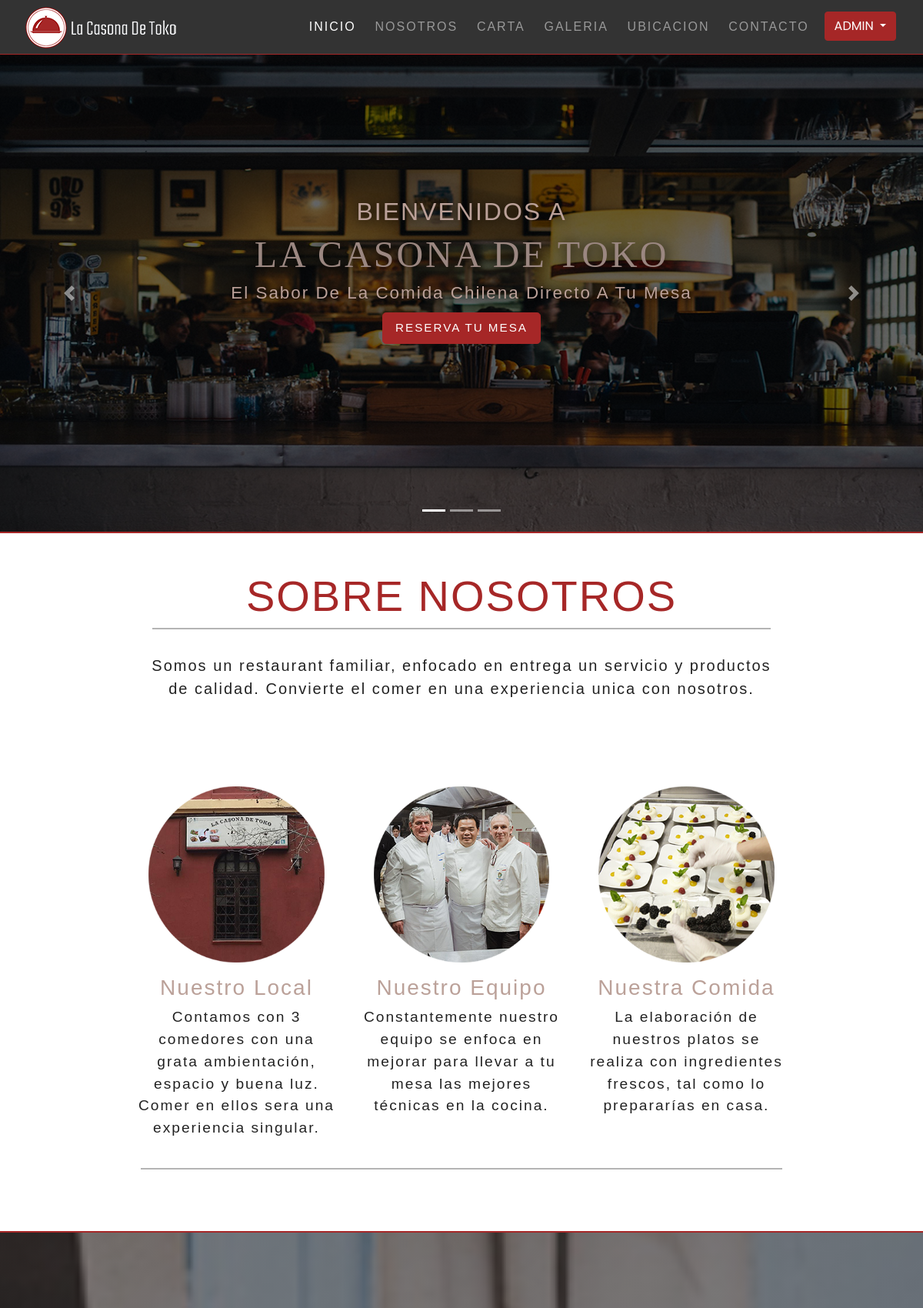
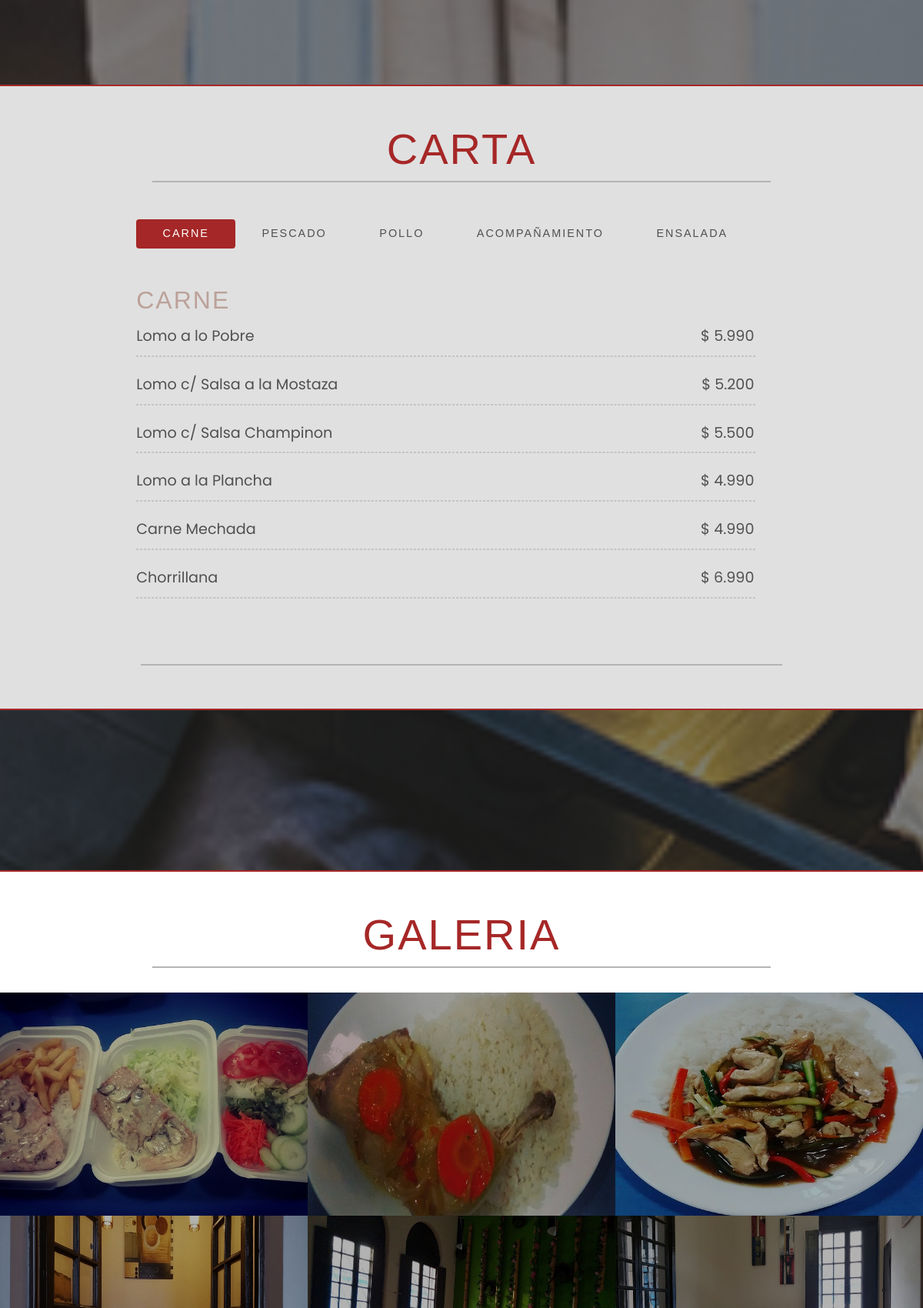
The app's page / (signed in, upper part) with its own data (2 pictures, top to bottom).
### home/models.py (models this page shows, shortened)
class Nosotros(models.Model):
    descripcion = models.TextField()
    class Meta:
        verbose_name = 'Nosotros'
        verbose_name_plural = 'Nosotros'

class Contenido(models.Model):
    titulo = models.CharField(max_length=50)
    imagen = models.ImageField(upload_to='nosotros/')
    descripcion = models.TextField()
    class Meta:
        verbose_name = 'Contenido'
        verbose_name_plural = 'Contenido'
        ordering = ["-titulo"]

class TipoPlato(models.Model):
    nombre = models.CharField(max_length=50, verbose_name='Tipo de Plato')
    class Meta:
        verbose_name = 'Tipo de Plato'
        verbose_name_plural = 'Tipos de Plato'
    def __str__(self):
        return self.nombre

class Plato(models.Model):
    nombre = models.CharField(max_length=50, verbose_name='Nombre del Plato')
    precio = models.IntegerField(default=0, verbose_name='Precio')
    tipo_plato = models.ForeignKey(
        'TipoPlato', on_delete=models.SET_NULL, null=True, verbose_name='Tipo de Plato')
    class Meta:
        verbose_name = 'Plato'
        verbose_name_plural = 'Platos'
        ordering = ["tipo_plato"]

class Galeria(models.Model):
    titulo = models.CharField(max_length=50)
    imagen = models.ImageField(upload_to='galeria/')
    class Meta:
        verbose_name = 'Galeria'
        verbose_name_plural = 'Galeria'
        ordering = ["-titulo"]

### home/views.py (the view)
# urls.py: path('', views.home, name='home'),
def home(request):
    nosotros = Nosotros.objects.all()
    contenido = Contenido.objects.all()
    plato = Plato.objects.all()
    tipo_plato = TipoPlato.objects.all()
    galeria = Galeria.objects.all()
    context = {
        'nosotros': nosotros,
        'contenido': contenido,
        'plato': plato,
        'tipo_plato': tipo_plato,
        'galeria': galeria,
    }
    return render(request, 'home/index.html', context)

### home/templates/home/index.html (shortened to what this page needs)
{% extends 'base.html' %}
{% load static %}
{% load humanize %}
{% block content %}
    <div id="carrusel" class="carousel slide carousel-fade" data-rode="carousel">
        <ul class="carousel-indicators">
            <li data-target="#carrusel" data-slide-to="0" class="active"></li>
            <li data-target="#carrusel" data-slide-to="1"></li>
            <li data-target="#carrusel" data-slide-to="2"></li>
        </ul>
        <div class="carousel-inner">
            <div class="carousel-item active">
                <img class="img1" src="{% static 'img/carrusel/back1.jpg' %}" alt="b1">
                <div class="carousel-caption">
                    <h2 class="display-3">Bienvenidos A</h2>
                    <h1 class="display-1">La Casona De Toko</h1>
                    <h3>El Sabor De La Comida Chilena Directo A Tu Mesa</h3>
                    <a href="{% url 'reservacion:reserva_mesa' %}" class="btn btn-danger btn-lg">Reserva Tu Mesa</a>
                </div>
            </div>
        </div>
        <a class="carousel-control-prev" href="#carrusel" role="button" data-slide="prev">
            <span class="carousel-control-prev-icon" aria-hidden="true"></span>
        </a>
        <a class="carousel-control-next" href="#carrusel" role="button" data-slide="next">
            <span class="carousel-control-next-icon" aria-hidden="true"></span>
        </a>
    </div>
    <section id="nosotros">
        <div class="container-fluid padding">
            <div class="row nosotros text-center">
                <div class="col-12">
                    <h2 class="display-4">Sobre Nosotros</h2>
                    <hr>
                    {% for nosotros in nosotros %}
                    <div class="col-12">
                        <p class="lead">
                            {{nosotros.descripcion}}
                        </p>
                    </div>
                    {% endfor %}
                </div>
            </div>
            <div class="row nosotros text-center padding">
                {% for contenido in contenido %}
                    <div class="col-xs-12 col-sm-6 col-md-4">
                        <img class="img-fluid" src="{{contenido.imagen.url}}" alt="{{contenido.titulo}}">
                        <h3>{{contenido.titulo}}</h3>
                        <p>{{contenido.descripcion}}</p>
                    </div>
                {% endfor %}
                <hr>
            </div>
        </div>
    </section>
    <div id="p1" class="parallax">
    </div>
     <section id="carta">
         <div class="container-fluid padding">
             <div class="row carta text-center">
                 <div class="col-12">
                     <h2 class="display-4">Carta</h2>
                     <hr>
                 </div>
             </div>
             <div class="row carta-content">
                 <div class="col-12">
                     <div class="carta-left">
                         <nav class="nav nav-pills nav-fill mb-3">
                             {% for tipo_plato in tipo_plato %}
                             {% if forloop.first %}
                             <a class="nav-item nav-link active" data-toggle="pill"
                                 href="#{{tipo_plato}}">{{tipo_plato.nombre}}</a>
                             {% else %}
                             <a class="nav-item nav-link" data-toggle="pill"
                                 href="#{{tipo_plato}}">{{tipo_plato.nombre}}</a>
                             {% endif %}
                             {% endfor %}
                         </nav>
                         <div class="tab-content">
                             {% for tipo_plato in tipo_plato %}
                             {% if forloop.first %}
                             <div id="{{tipo_plato}}" class="tab-pane fade show active">
                                 <h3>{{tipo_plato.nombre}}</h3>
                                 {% for plato in plato %}
                                 {% if plato.tipo_plato == tipo_plato %}
                                 <ul>
                                     <li>{{plato.nombre}} <span>$ {{plato.precio|intcomma}}</span>
                                         <hr>
                                     </li>
                                 </ul>
                                 {% endif %}
                                 {% endfor %}
                             </div>
                             {% endif %}
                             {% endfor %}
                         </div>
                     </div>
                 </div>
                 <hr>
             </div>
         </div>
     </section>
    <div id="p2" class="parallax">
    </div>
    <section id="galeria">
        <div class="container-fluid padding">
            <div class="row galeria text-center">
                <div class="col-12">
                    <h2 class="display-4">Galeria</h2>
                    <hr>
                </div>
            </div>
            <div class="gal-cont">
                <div class="row no-padding">
                    {% for galeria in galeria %}
                    <div class="col-sm-4">
                        <div class="gal-img">
                            <a class="lightbox" href="{{ galeria.imagen.url }}"><img src="{{ galeria.imagen.url }}"
                                    alt="{{galeria.titulo}}"></a>
                        </div>
                    </div>
                    {% endfor %}
                </div>
            </div>
        </div>
    </section>
{% endblock content %}

### templates/base.html (shortened to what this page needs)
{% load static %}
<!DOCTYPE html>
<html lang="es">
<head>
    <link rel="stylesheet" href="{% static 'css/bootstrap.min.css' %}">
    <link rel="stylesheet" href="{% static 'css/baguetteBox.min.css' %}">
    <link rel="stylesheet" href="{% static 'css/style.css' %}">
    <link rel="stylesheet" href="{% static 'css/reservacion.css' %}">
    <link rel="stylesheet" href="{% static 'css/login.css' %}">
</head>
<body>
    <header id="navbar" class="navbar navbar-default navbar-expand-md navbar-dark">
        <div class="container-fluid">
            <a href="{% url 'home:home'%}" class="navbar-brand"><img src="{% static 'img/logo.png' %}" alt=""></a>
            <div class="collapse navbar-collapse text-light" id="navbarResponsive">
                <ul class="navbar-nav ml-auto">
                    <li class="nav-item active"><a href="{% url 'home:home' %}" class="nav-link">Inicio</a></li>
                    <li class="nav-item"><a href="{% url 'home:home' %}#nosotros" class="nav-link">Nosotros</a></li>
                    <li class="nav-item"><a href="{% url 'home:home' %}#carta" class="nav-link">Carta</a></li>
                    <li class="nav-item"><a href="{% url 'home:home' %}#galeria" class="nav-link">Galeria</a></li>
                    <li class="nav-item"><a href="{% url 'home:home' %}#ubicacion" class="nav-link">Ubicacion</a></li>
                    <li class="nav-item"><a href="{% url 'home:home' %}#contacto" class="nav-link">Contacto</a></li>
                    {% if user.is_authenticated %}
                        <li class="nav-item">
                            <div class="btn-group">
                                <button type="button" class="btn btn-danger dropdown-toggle" data-toggle="dropdown"
                                    aria-haspopup="true" aria-expanded="false">
                                    {{user.username}}
                                </button>
                            </div>
                        </li>
                    {% else %}
                        <li class="nav-item"><a href="{% url 'login' %}"
                                class="nav-link btn btn-danger btn-lg">Log In</a></li>
                    {% endif %}
                </ul>
            </div>
        </div>
    </header>
    {% block content %}
    {% endblock content %}
</body>
</html>

### static/css/style.css (style rules this page uses)
html, body { height: 100%; width: 100%; background: #ffffff; font-family: 'Poppins', sans-serif; color: #222; scroll-behavior: smooth; }
h1 { font-family: 'Source Serif Pro', serif; letter-spacing: 3px; color: rgb(155, 135, 129); }
h2, h3, h5, label { font-family: 'Overpass', sans-serif; letter-spacing: 2px; color: rgb(187, 161, 153); }
p, a, h6, select, option { font-family: 'Rajdhani', sans-serif; letter-spacing: 2px; font-size: 1.2rem; }
section h2 { text-transform: uppercase; color: #A62727; max-width: 100%; }
.padding { padding-bottom: 2rem; }
.navbar-brand { margin-left: 1rem; }
.navbar .nav-link { margin-left: 0.3rem; }
.navbar { background: #333333; padding: 0rem; border-bottom: 1px solid #A62727; }
.navbar-nav li { padding-right: 20px; }
.navbar-nav li a { color: #D3D2CB; text-transform: uppercase; }
.nav-link { font-size: 0.9em !important; }
.carousel-inner img { width: 100%; height: 864px; }
.carousel-caption { position: absolute; top: 50%; transform: translateY(-50%); }
.carousel-caption h1 { font-size: 500%; text-transform: uppercase; text-shadow: 1px 1px 15px #000; }
.carousel-caption h2 { font-size: 300%; text-transform: uppercase; text-shadow: 1px 1px 15px #000; }
.carousel-caption h3 { font-size: 200%; font-weight: 500; text-shadow: 1px 1px 10px #000; padding-bottom: 1rem; }
.btn-danger { background-color: #A62727; border: 1px solid #A62727; text-transform: uppercase; }
.carousel-inner .carousel-item img { filter: brightness(0.4) }
#nosotros, #carta, #galeria, #ubicacion { border-top: 2px solid #A62727; border-bottom: 2px solid #A62727; }
#nosotros, #galeria { background: #ffffff; }
#carta, #ubicacion { background: #E0E0E0; }
.nosotros, .carta, .galeria, .ubicacion { width: 75%; margin: 0 auto; padding-top: 2rem; }
.nosotros hr, .carta hr, .galeria hr, .ubicacion hr, .carta-content hr { border-top: 2px solid #b4b4b4; width: 95%; margin-top: 0.3rem; margin-bottom: 1rem; }
.nosotros img { padding: 1rem; }
.carta-content { width: 75%; margin: 0 auto; padding-bottom: 0.5rem; max-width: 100%; }
.tab-content { padding-top: 2rem; padding-bottom: 3rem; }
.tab-content h3 { text-transform: uppercase; font-size: 2rem; }
.carta-left { width: 95%; }
.carta-left .nav a { color: #505050; text-transform: uppercase; }
.nav-pills .nav-link.active { color: #fff; background-color: #A62727; }
.carta-left ul { margin: 0; padding: 0; list-style: none; }
.carta-left ul li { line-height: 40px; color: #505050; font-size: 1.2rem; }
.carta-left ul hr { width: 100%; border: 1px dashed #c4c4c4; }
.carta-left ul li span { float: right; }
.gal-img { overflow: hidden; }
.gal-img img { max-width: 100%; width: 680px; height: 290px; filter: brightness(0.7); transition: transform 0.5s ease; }
.row.no-padding [class*=col-] { padding: 0; }
.parallax { position: relative; width: 100%; height: 26%; margin: 0 !important; }
@media (max-width: 1425px) { .navbar .nav-link { font-size: 1em !important; padding-left: 0rem; } }
@media (max-width: 1425px) { .navbar-expand-md .navbar-nav .nav-link { padding-right: 0rem; padding-left: 0rem; } }
@media (max-width: 1425px) { .carousel-inner img { width: 100%; height: 620px; } }
@media (max-width: 1425px) { .carousel-caption { top: 50%; } }
@media (max-width: 1425px) { .carousel-caption h1 { font-size: 300%; text-transform: uppercase; text-shadow: 1px 1px 15px #000; } }
@media (max-width: 1425px) { .carousel-caption h2 { font-size: 200%; text-transform: uppercase; text-shadow: 1px 1px 15px #000; } }
@media (max-width: 1425px) { .carousel-caption h3 { font-size: 140%; font-weight: 400; text-shadow: 1px 1px 10px #000; padding-bottom: 0.2rem; } }
@media (max-width: 1425px) { .carousel-caption .btn { font-size: 95%; padding-top: 8px; } }
[class*="col-"] { padding: 1rem; }

### static/css/reservacion.css (style rules this page uses)
ul { list-style: none; padding: 0; }

### static/css/login.css (style rules this page uses)
:root { --input-padding-x: 1.5rem; --input-padding-y: .75rem; }

### records on screen
Nosotros: descripcion "Somos un restaurant familiar, enfocado en entrega un servicio y productos de calidad. Convierte el comer en una experiencia unica con nosotros."
Contenido: imagen (picture), titulo "Nuestro Local", descripcion "Contamos con 3 comedores con una grata ambientación, espacio y buena luz. Comer en ellos sera una experiencia singular."
Contenido: imagen (picture), titulo "Nuestro Equipo", descripcion "Constantemente nuestro equipo se enfoca en mejorar para llevar a tu mesa las mejores técnicas en la cocina."
Contenido: imagen (picture), titulo "Nuestra Comida", descripcion "La elaboración de nuestros platos se realiza con ingredientes frescos, tal como lo prepararías en casa."
TipoPlato: nombre "CARNE"
TipoPlato: nombre "PESCADO"
TipoPlato: nombre "POLLO"
TipoPlato: nombre "ACOMPAÑAMIENTO"
TipoPlato: nombre "ENSALADA"
Plato: nombre "Lomo a lo Pobre", precio "5.990"
Plato: nombre "Lomo c/ Salsa a la Mostaza", precio "5.200"
Plato: nombre "Lomo c/ Salsa Champinon", precio "5.500"
Plato: nombre "Lomo a la Plancha", precio "4.990"
Plato: nombre "Carne Mechada", precio "4.990"
Plato: nombre "Chorrillana", precio "6.990"
Galeria: imagen (picture)
Galeria: imagen (picture)
Galeria: imagen (picture)
Galeria: imagen (picture)
Galeria: imagen (picture)
Galeria: imagen (picture)

### other values on screen
{{ user.username }} "ADMIN"
